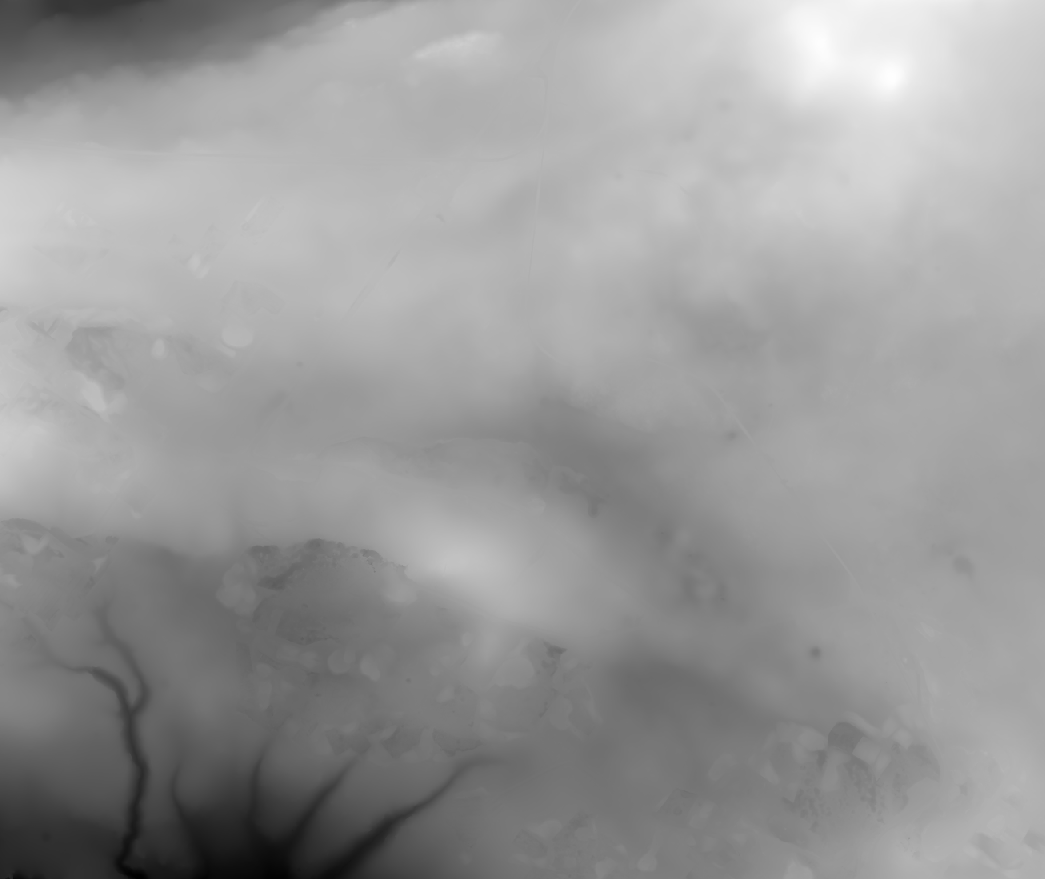
%> input picture ChrismasTerrain.tif, 1045 x 879 px
$ octave --eval "result = CreateModel;"   (GNU Octave 9; MATLAB toolbox functions it lacks are replaced by stand-ins)
%> lines starting %> are read from the running program, lines starting %| are printed output that depends on the picture
### PlotModel.m
% Plot the terrain model and threats
function PlotModel(model)


    mesh(model.X,model.Y,model.H); % Plot the data

    colormap (hsv);                    % Default color map.
    set(gca, 'Position', [0 0 1 1]); % Fill the figure window.
    axis equal vis3d on;            % Set aspect ratio and turn off axis.
%    shading interp;                  % Interpolate color across faces.
    material dull;                   % Mountains aren't shiny.
    camlight left;                   % Add a light over to the left somewhere.
    lighting gouraud;                % Use decent lighting.
    xlabel('x [m]');
    ylabel('y [m]');
    zlabel('z [m]');
    hold on


    % Threats as cylinders
    threats = model.threats;
    threat_num = size(threats,1);

    for i = 1:threat_num
        threat = threats(i,:);
        threat_x = threat(1);
        threat_y = threat(2);
        threat_z = threat(3);
        threat_radius = threat(4);
        threat_height = threat(5);   % Height


        [xc,yc,zc]=cylinder(threat_radius); % create a unit cylinder
        % set the center and height
        xc=xc+threat_x;
        yc=yc+threat_y;
        zc=zc*threat_height+threat_z;
        c = mesh(xc,yc,zc); % plot the cylinder
        % set(c,'edgecolor','none','facecolor','#FF0000','FaceAlpha',.3); % set color and transparency
     set(c,'edgecolor','flat','facecolor','m','FaceAlpha',0.7); % 设置颜色为紫色，透明度为 0.1

    end

end

### CreateModel.m
%{
This model is generated by:
- Loading terrain map
- Creating threats as cylinders
- Creating start and finish points
- Setting ranges and limits
%}

function model=CreateModel()

H = imread('ChrismasTerrain.tif'); % Get elevation data
%> H is the input picture: size 879x1045 single; min 48.92, max 296, mean 198.6
H (H < 0) = 0;
MAPSIZE_X = size(H,2); % x index: columns of H
%> MAPSIZE_X = 1045
MAPSIZE_Y = size(H,1); % y index: rows of H
%> MAPSIZE_Y = 879
[X,Y] = meshgrid(1:MAPSIZE_X,1:MAPSIZE_Y); % Create all (x,y) points to plot

R1=130;  % Radius
x1 = 170; y1 = 330; z1 = 150; Hc1 = 350; % center

R2=130;  % Radius
x2 = 430; y2 = 150; z2 = 150;Hc2 = 350; % center

R3=50;  % Radius
x3 = 300; y3 = 240; z3 = 150;Hc3 = 200; % center

R4=70;  % Radius
x4 = 750; y4 = 640; z4 = 150;Hc4 = 180; % center

R5=70;  % Radius
x5 = 500; y5 = 450; z5 = 150;Hc5 = 350;% center

R6=100;  % Radius
x6 = 620; y6 = 730; z6 = 150;Hc6 = 350;% center

R7=100;  % Radius
x7 = 880; y7 = 550; z7 = 150;Hc7 = 350; % center


    % Map limits
    xmin= 1;
    xmax= MAPSIZE_X;
%> xmax = 1045

    ymin= 1;
    ymax= MAPSIZE_Y;
%> ymax = 879

    zmin = 100;
    zmax = 200;


    % Start and end position
    start_location = [220;80;150];
    end_location = [850;750;150];

    % Number of path nodes (not including the start position (start node))
    n=10;

    % Incorporate map and searching parameters to a model
    model.start=start_location;
    model.end=end_location;
    model.n=n;
    model.xmin=xmin;
    model.xmax=xmax;
%> model.xmax = 1045
    model.zmin=zmin;
    model.ymin=ymin;
    model.ymax=ymax;
%> model.ymax = 879
    model.zmax=zmax;
    model.MAPSIZE_X = MAPSIZE_X;
%> model.MAPSIZE_X = 1045
    model.MAPSIZE_Y = MAPSIZE_Y;
%> model.MAPSIZE_Y = 879
    model.X = X;
    model.Y = Y;
    model.H = H;
    %model.threats = [x1 y1 z1 R1 Hc1;x2 y2 z2 R2 Hc2; x3 y3 z3 R3 Hc3; x4 y4 z4 R4 Hc4; x5 y5 z5 R5 Hc5;x6 y6 z6 R6 Hc6;x7 y7 z7 R7 Hc7;x8 y8 z8 R8 Hc8];
    model.threats = [x1 y1 z1 R1 Hc1;x2 y2 z2 R2 Hc2; x3 y3 z3 R3 Hc3; x4 y4 z4 R4 Hc4; x5 y5 z5 R5 Hc5;x6 y6 z6 R6 Hc6;x7 y7 z7 R7 Hc7];
    PlotModel(model);
%> in PlotModel, `threats = model.threats;`: threats = [170 330 150 130 350; 430 150 150 130 350; 300 240 150 50 200; 750 640 150 70 180; 500 450 150 70 350; 620 730 150 100 350; 880 550 150 100 350]
%> in PlotModel, `threat_num = size(threats,1);`: threat_num = 7
%> the loop in PlotModel, `for i = 1:threat_num` made 7 passes
%> (threat, threat_x, threat_y, threat_radius, threat_height) on passes 1 to 7: ([170 330 150 130 350], 170, 330, 130, 350), ([430 150 150 130 350], 430, 150, 130, 350), ([300 240 150 50 200], 300, 240, 50, 200), ([750 640 150 70 180], 750, 640, 70, 180), ([500 450 150 70 350], 500, 450, 70, 350), ([620 730 150 100 350], 620, 730, 100, 350), ([880 550 150 100 350], 880, 550, 100, 350)
    minHeight = min(H(:));
%> minHeight = 48.92
maxHeight = max(H(:));
%> maxHeight = 296
disp(['Actual Minimum Height: ' num2str(minHeight)]);
%| Actual Minimum Height: 48.9247
disp(['Actual Maximum Height: ' num2str(maxHeight)]);
%| Actual Maximum Height: 296.0362
%> `result = CreateModel;`:
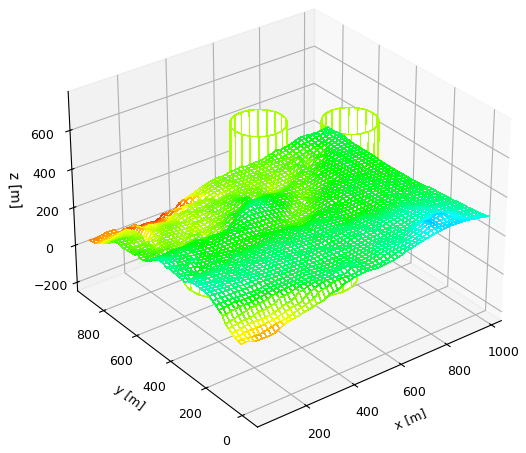
%> figure redrawn from the program's plot data
%> `result = CreateModel;`: result = {start [220 80 150], end [850 750 150], n 10, xmin 1, xmax 1045, zmin 100}

end
